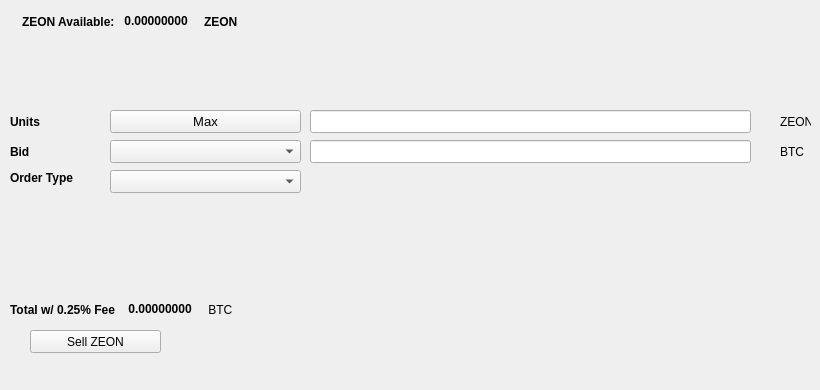
   <widget class="QWidget" name="SellTab">
    <attribute name="title">
     <string>Sell</string>
    </attribute>
    <widget class="QLabel" name="label_16">
     <property name="geometry">
      <rect>
       <x>780</x>
       <y>140</y>
       <width>31</width>
       <height>23</height>
      </rect>
     </property>
     <property name="text">
      <string>BTC</string>
     </property>
    </widget>
    <widget class="QComboBox" name="SellBidcomboBox">
     <property name="geometry">
      <rect>
       <x>110</x>
       <y>140</y>
       <width>191</width>
       <height>23</height>
      </rect>
     </property>
     <property name="font">
      <font>
       <pointsize>10</pointsize>
      </font>
     </property>
    </widget>
    <widget class="QLabel" name="label_18">
     <property name="geometry">
      <rect>
       <x>10</x>
       <y>110</y>
       <width>46</width>
       <height>23</height>
      </rect>
     </property>
     <property name="font">
      <font>
       <weight>75</weight>
       <bold>true</bold>
      </font>
     </property>
     <property name="text">
      <string>Units</string>
     </property>
    </widget>
    <widget class="QPushButton" name="Sell_Max_Amount">
     <property name="geometry">
      <rect>
       <x>110</x>
       <y>110</y>
       <width>191</width>
       <height>23</height>
      </rect>
     </property>
     <property name="font">
      <font>
       <pointsize>10</pointsize>
      </font>
     </property>
     <property name="text">
      <string>Max</string>
     </property>
    </widget>
    <widget class="QLabel" name="label_20">
     <property name="geometry">
      <rect>
       <x>10</x>
       <y>170</y>
       <width>91</width>
       <height>16</height>
      </rect>
     </property>
     <property name="font">
      <font>
       <weight>75</weight>
       <bold>true</bold>
      </font>
     </property>
     <property name="text">
      <string>Order Type</string>
     </property>
    </widget>
    <widget class="QComboBox" name="SellOrdertypeCombo">
     <property name="geometry">
      <rect>
       <x>110</x>
       <y>170</y>
       <width>191</width>
       <height>23</height>
      </rect>
     </property>
     <property name="font">
      <font>
       <pointsize>10</pointsize>
      </font>
     </property>
    </widget>
    <widget class="QLabel" name="label_21">
     <property name="geometry">
      <rect>
       <x>10</x>
       <y>140</y>
       <width>46</width>
       <height>23</height>
      </rect>
     </property>
     <property name="font">
      <font>
       <weight>75</weight>
       <bold>true</bold>
      </font>
     </property>
     <property name="text">
      <string>Bid</string>
     </property>
    </widget>
    <widget class="QLabel" name="label_22">
     <property name="geometry">
      <rect>
       <x>780</x>
       <y>110</y>
       <width>31</width>
       <height>23</height>
      </rect>
     </property>
     <property name="text">
      <string>ZEON</string>
     </property>
    </widget>
    <widget class="QLineEdit" name="UnitsInputZEON">
     <property name="geometry">
      <rect>
       <x>310</x>
       <y>110</y>
       <width>441</width>
       <height>23</height>
      </rect>
     </property>
     <property name="font">
      <font>
       <pointsize>9</pointsize>
       <weight>75</weight>
       <bold>true</bold>
      </font>
     </property>
    </widget>
    <widget class="QLineEdit" name="SellBidPriceEdit">
     <property name="geometry">
      <rect>
       <x>310</x>
       <y>140</y>
       <width>441</width>
       <height>23</height>
      </rect>
     </property>
     <property name="font">
      <font>
       <pointsize>9</pointsize>
       <weight>75</weight>
       <bold>true</bold>
      </font>
     </property>
    </widget>
    <widget class="QPushButton" name="SellZEONBTN">
     <property name="geometry">
      <rect>
       <x>30</x>
       <y>330</y>
       <width>131</width>
       <height>23</height>
      </rect>
     </property>
     <property name="text">
      <string>Sell ZEON</string>
     </property>
     <property name="icon">
      <iconset resource="../zeon">
       <normaloff>:/icons/bitcoin</normaloff>:/icons/bitcoin</iconset>
     </property>
    </widget>
    <widget class="QWidget" name="layoutWidget3">
     <property name="geometry">
      <rect>
       <x>22</x>
       <y>12</y>
       <width>258</width>
       <height>19</height>
      </rect>
     </property>
     <layout class="QHBoxLayout" name="horizontalLayout">
      <item>
       <widget class="QLabel" name="label232_2">
        <property name="font">
         <font>
          <weight>75</weight>
          <bold>true</bold>
         </font>
        </property>
        <property name="text">
         <string>ZEON Available:</string>
        </property>
       </widget>
      </item>
      <item>
       <widget class="QLabel" name="ZEONAvailableLabel">
        <property name="palette">
         <palette>
          <active>
           <colorrole role="WindowText">
            <brush brushstyle="SolidPattern">
             <color alpha="255">
              <red>0</red>
              <green>0</green>
              <blue>0</blue>
             </color>
            </brush>
           </colorrole>
           <colorrole role="Button">
            <brush brushstyle="SolidPattern">
             <color alpha="255">
              <red>0</red>
              <green>170</green>
              <blue>0</blue>
             </color>
            </brush>
           </colorrole>
           <colorrole role="Light">
            <brush brushstyle="SolidPattern">
             <color alpha="255">
              <red>0</red>
              <green>255</green>
              <blue>0</blue>
             </color>
            </brush>
           </colorrole>
           <colorrole role="Midlight">
            <brush brushstyle="SolidPattern">
             <color alpha="255">
              <red>0</red>
              <green>212</green>
              <blue>0</blue>
             </color>
            </brush>
           </colorrole>
           <colorrole role="Dark">
            <brush brushstyle="SolidPattern">
             <color alpha="255">
              <red>0</red>
              <green>85</green>
              <blue>0</blue>
             </color>
            </brush>
           </colorrole>
           <colorrole role="Mid">
            <brush brushstyle="SolidPattern">
             <color alpha="255">
              <red>0</red>
              <green>113</green>
              <blue>0</blue>
             </color>
            </brush>
           </colorrole>
           <colorrole role="Text">
            <brush brushstyle="SolidPattern">
             <color alpha="255">
              <red>0</red>
              <green>170</green>
              <blue>0</blue>
             </color>
            </brush>
           </colorrole>
           <colorrole role="BrightText">
            <brush brushstyle="SolidPattern">
             <color alpha="255">
              <red>255</red>
              <green>255</green>
              <blue>255</blue>
             </color>
            </brush>
           </colorrole>
           <colorrole role="ButtonText">
            <brush brushstyle="SolidPattern">
             <color alpha="255">
              <red>0</red>
              <green>0</green>
              <blue>0</blue>
             </color>
            </brush>
           </colorrole>
           <colorrole role="Base">
            <brush brushstyle="SolidPattern">
             <color alpha="255">
              <red>255</red>
              <green>255</green>
              <blue>255</blue>
             </color>
            </brush>
           </colorrole>
           <colorrole role="Window">
            <brush brushstyle="SolidPattern">
             <color alpha="255">
              <red>0</red>
              <green>170</green>
              <blue>0</blue>
             </color>
            </brush>
           </colorrole>
           <colorrole role="Shadow">
            <brush brushstyle="SolidPattern">
             <color alpha="255">
              <red>0</red>
              <green>0</green>
              <blue>0</blue>
             </color>
            </brush>
           </colorrole>
           <colorrole role="AlternateBase">
            <brush brushstyle="SolidPattern">
             <color alpha="255">
              <red>127</red>
              <green>212</green>
              <blue>127</blue>
             </color>
            </brush>
           </colorrole>
           <colorrole role="ToolTipBase">
            <brush brushstyle="SolidPattern">
             <color alpha="255">
              <red>255</red>
              <green>255</green>
              <blue>220</blue>
             </color>
            </brush>
           </colorrole>
           <colorrole role="ToolTipText">
            <brush brushstyle="SolidPattern">
             <color alpha="255">
              <red>0</red>
              <green>0</green>
              <blue>0</blue>
             </color>
            </brush>
           </colorrole>
          </active>
          <inactive>
           <colorrole role="WindowText">
            <brush brushstyle="SolidPattern">
             <color alpha="255">
              <red>0</red>
              <green>0</green>
              <blue>0</blue>
             </color>
            </brush>
           </colorrole>
           <colorrole role="Button">
            <brush brushstyle="SolidPattern">
             <color alpha="255">
              <red>0</red>
              <green>170</green>
              <blue>0</blue>
             </color>
            </brush>
           </colorrole>
           <colorrole role="Light">
            <brush brushstyle="SolidPattern">
             <color alpha="255">
              <red>0</red>
              <green>255</green>
              <blue>0</blue>
             </color>
            </brush>
           </colorrole>
           <colorrole role="Midlight">
            <brush brushstyle="SolidPattern">
             <color alpha="255">
              <red>0</red>
              <green>212</green>
              <blue>0</blue>
             </color>
            </brush>
           </colorrole>
           <colorrole role="Dark">
            <brush brushstyle="SolidPattern">
             <color alpha="255">
              <red>0</red>
              <green>85</green>
              <blue>0</blue>
             </color>
            </brush>
           </colorrole>
           <colorrole role="Mid">
            <brush brushstyle="SolidPattern">
             <color alpha="255">
              <red>0</red>
              <green>113</green>
              <blue>0</blue>
             </color>
            </brush>
           </colorrole>
           <colorrole role="Text">
            <brush brushstyle="SolidPattern">
             <color alpha="255">
              <red>0</red>
              <green>170</green>
              <blue>0</blue>
             </color>
            </brush>
           </colorrole>
           <colorrole role="BrightText">
            <brush brushstyle="SolidPattern">
             <color alpha="255">
              <red>255</red>
              <green>255</green>
              <blue>255</blue>
             </color>
            </brush>
           </colorrole>
           <colorrole role="ButtonText">
            <brush brushstyle="SolidPattern">
             <color alpha="255">
              <red>0</red>
              <green>0</green>
              <blue>0</blue>
             </color>
            </brush>
           </colorrole>
           <colorrole role="Base">
            <brush brushstyle="SolidPattern">
             <color alpha="255">
              <red>255</red>
              <green>255</green>
              <blue>255</blue>
             </color>
            </brush>
           </colorrole>
           <colorrole role="Window">
            <brush brushstyle="SolidPattern">
             <color alpha="255">
              <red>0</red>
              <green>170</green>
              <blue>0</blue>
             </color>
            </brush>
           </colorrole>
           <colorrole role="Shadow">
            <brush brushstyle="SolidPattern">
             <color alpha="255">
              <red>0</red>
              <green>0</green>
              <blue>0</blue>
             </color>
            </brush>
           </colorrole>
           <colorrole role="AlternateBase">
            <brush brushstyle="SolidPattern">
             <color alpha="255">
              <red>127</red>
              <green>212</green>
              <blue>127</blue>
             </color>
            </brush>
           </colorrole>
           <colorrole role="ToolTipBase">
            <brush brushstyle="SolidPattern">
             <color alpha="255">
              <red>255</red>
              <green>255</green>
              <blue>220</blue>
             </color>
            </brush>
           </colorrole>
           <colorrole role="ToolTipText">
            <brush brushstyle="SolidPattern">
             <color alpha="255">
              <red>0</red>
              <green>0</green>
              <blue>0</blue>
             </color>
            </brush>
           </colorrole>
          </inactive>
          <disabled>
           <colorrole role="WindowText">
            <brush brushstyle="SolidPattern">
             <color alpha="255">
              <red>0</red>
              <green>85</green>
              <blue>0</blue>
             </color>
            </brush>
           </colorrole>
           <colorrole role="Button">
            <brush brushstyle="SolidPattern">
             <color alpha="255">
              <red>0</red>
              <green>170</green>
              <blue>0</blue>
             </color>
            </brush>
           </colorrole>
           <colorrole role="Light">
            <brush brushstyle="SolidPattern">
             <color alpha="255">
              <red>0</red>
              <green>255</green>
              <blue>0</blue>
             </color>
            </brush>
           </colorrole>
           <colorrole role="Midlight">
            <brush brushstyle="SolidPattern">
             <color alpha="255">
              <red>0</red>
              <green>212</green>
              <blue>0</blue>
             </color>
            </brush>
           </colorrole>
           <colorrole role="Dark">
            <brush brushstyle="SolidPattern">
             <color alpha="255">
              <red>0</red>
              <green>85</green>
              <blue>0</blue>
             </color>
            </brush>
           </colorrole>
           <colorrole role="Mid">
            <brush brushstyle="SolidPattern">
             <color alpha="255">
              <red>0</red>
              <green>113</green>
              <blue>0</blue>
             </color>
            </brush>
           </colorrole>
           <colorrole role="Text">
            <brush brushstyle="SolidPattern">
             <color alpha="255">
              <red>0</red>
              <green>85</green>
              <blue>0</blue>
             </color>
            </brush>
           </colorrole>
           <colorrole role="BrightText">
            <brush brushstyle="SolidPattern">
             <color alpha="255">
              <red>255</red>
              <green>255</green>
              <blue>255</blue>
             </color>
            </brush>
           </colorrole>
           <colorrole role="ButtonText">
            <brush brushstyle="SolidPattern">
             <color alpha="255">
              <red>0</red>
              <green>85</green>
              <blue>0</blue>
             </color>
            </brush>
           </colorrole>
           <colorrole role="Base">
            <brush brushstyle="SolidPattern">
             <color alpha="255">
              <red>0</red>
              <green>170</green>
              <blue>0</blue>
             </color>
            </brush>
           </colorrole>
           <colorrole role="Window">
            <brush brushstyle="SolidPattern">
             <color alpha="255">
              <red>0</red>
              <green>170</green>
              <blue>0</blue>
             </color>
            </brush>
           </colorrole>
           <colorrole role="Shadow">
            <brush brushstyle="SolidPattern">
             <color alpha="255">
              <red>0</red>
              <green>0</green>
              <blue>0</blue>
             </color>
            </brush>
           </colorrole>
           <colorrole role="AlternateBase">
            <brush brushstyle="SolidPattern">
             <color alpha="255">
              <red>0</red>
              <green>170</green>
              <blue>0</blue>
             </color>
            </brush>
           </colorrole>
           <colorrole role="ToolTipBase">
            <brush brushstyle="SolidPattern">
             <color alpha="255">
              <red>255</red>
              <green>255</green>
              <blue>220</blue>
             </color>
            </brush>
           </colorrole>
           <colorrole role="ToolTipText">
            <brush brushstyle="SolidPattern">
             <color alpha="255">
              <red>0</red>
              <green>0</green>
              <blue>0</blue>
             </color>
            </brush>
           </colorrole>
          </disabled>
         </palette>
        </property>
        <property name="font">
         <font>
          <weight>75</weight>
          <bold>true</bold>
         </font>
        </property>
        <property name="text">
         <string> 0.00000000 </string>
        </property>
        <property name="textInteractionFlags">
         <set>Qt::LinksAccessibleByMouse|Qt::TextSelectableByKeyboard|Qt::TextSelectableByMouse</set>
        </property>
       </widget>
      </item>
      <item>
       <widget class="QLabel" name="labelZEON">
        <property name="font">
         <font>
          <weight>75</weight>
          <bold>true</bold>
         </font>
        </property>
        <property name="text">
         <string>ZEON</string>
        </property>
       </widget>
      </item>
     </layout>
    </widget>
    <widget class="QWidget" name="layoutWidget">
     <property name="geometry">
      <rect>
       <x>10</x>
       <y>300</y>
       <width>268</width>
       <height>19</height>
      </rect>
     </property>
     <layout class="QHBoxLayout" name="horizontalLayout_2">
      <item>
       <widget class="QLabel" name="label_19">
        <property name="font">
         <font>
          <weight>75</weight>
          <bold>true</bold>
         </font>
        </property>
        <property name="text">
         <string>Total w/ 0.25% Fee </string>
        </property>
       </widget>
      </item>
      <item>
       <widget class="QLabel" name="SellCostLabel">
        <property name="palette">
         <palette>
          <active>
           <colorrole role="WindowText">
            <brush brushstyle="SolidPattern">
             <color alpha="255">
              <red>0</red>
              <green>0</green>
              <blue>0</blue>
             </color>
            </brush>
           </colorrole>
           <colorrole role="Button">
            <brush brushstyle="SolidPattern">
             <color alpha="255">
              <red>0</red>
              <green>170</green>
              <blue>0</blue>
             </color>
            </brush>
           </colorrole>
           <colorrole role="Light">
            <brush brushstyle="SolidPattern">
             <color alpha="255">
              <red>0</red>
              <green>255</green>
              <blue>0</blue>
             </color>
            </brush>
           </colorrole>
           <colorrole role="Midlight">
            <brush brushstyle="SolidPattern">
             <color alpha="255">
              <red>0</red>
              <green>212</green>
              <blue>0</blue>
             </color>
            </brush>
           </colorrole>
           <colorrole role="Dark">
            <brush brushstyle="SolidPattern">
             <color alpha="255">
              <red>0</red>
              <green>85</green>
              <blue>0</blue>
             </color>
            </brush>
           </colorrole>
           <colorrole role="Mid">
            <brush brushstyle="SolidPattern">
             <color alpha="255">
              <red>0</red>
              <green>113</green>
              <blue>0</blue>
             </color>
            </brush>
           </colorrole>
           <colorrole role="Text">
            <brush brushstyle="SolidPattern">
             <color alpha="255">
              <red>0</red>
              <green>170</green>
              <blue>0</blue>
             </color>
            </brush>
           </colorrole>
           <colorrole role="BrightText">
            <brush brushstyle="SolidPattern">
             <color alpha="255">
              <red>255</red>
              <green>255</green>
              <blue>255</blue>
             </color>
            </brush>
           </colorrole>
           <colorrole role="ButtonText">
            <brush brushstyle="SolidPattern">
             <color alpha="255">
              <red>0</red>
              <green>0</green>
              <blue>0</blue>
             </color>
            </brush>
           </colorrole>
           <colorrole role="Base">
            <brush brushstyle="SolidPattern">
             <color alpha="255">
              <red>255</red>
              <green>255</green>
              <blue>255</blue>
             </color>
            </brush>
           </colorrole>
           <colorrole role="Window">
            <brush brushstyle="SolidPattern">
             <color alpha="255">
              <red>0</red>
              <green>170</green>
              <blue>0</blue>
             </color>
            </brush>
           </colorrole>
           <colorrole role="Shadow">
            <brush brushstyle="SolidPattern">
             <color alpha="255">
              <red>0</red>
              <green>0</green>
              <blue>0</blue>
             </color>
            </brush>
           </colorrole>
           <colorrole role="AlternateBase">
            <brush brushstyle="SolidPattern">
             <color alpha="255">
              <red>127</red>
              <green>212</green>
              <blue>127</blue>
             </color>
            </brush>
           </colorrole>
           <colorrole role="ToolTipBase">
            <brush brushstyle="SolidPattern">
             <color alpha="255">
              <red>255</red>
              <green>255</green>
              <blue>220</blue>
             </color>
            </brush>
           </colorrole>
           <colorrole role="ToolTipText">
            <brush brushstyle="SolidPattern">
             <color alpha="255">
              <red>0</red>
              <green>0</green>
              <blue>0</blue>
             </color>
            </brush>
           </colorrole>
          </active>
          <inactive>
           <colorrole role="WindowText">
            <brush brushstyle="SolidPattern">
             <color alpha="255">
              <red>0</red>
              <green>0</green>
              <blue>0</blue>
             </color>
            </brush>
           </colorrole>
           <colorrole role="Button">
            <brush brushstyle="SolidPattern">
             <color alpha="255">
              <red>0</red>
              <green>170</green>
              <blue>0</blue>
             </color>
            </brush>
           </colorrole>
           <colorrole role="Light">
            <brush brushstyle="SolidPattern">
             <color alpha="255">
              <red>0</red>
              <green>255</green>
              <blue>0</blue>
             </color>
            </brush>
           </colorrole>
           <colorrole role="Midlight">
            <brush brushstyle="SolidPattern">
             <color alpha="255">
              <red>0</red>
              <green>212</green>
              <blue>0</blue>
             </color>
            </brush>
           </colorrole>
           <colorrole role="Dark">
            <brush brushstyle="SolidPattern">
             <color alpha="255">
              <red>0</red>
              <green>85</green>
              <blue>0</blue>
             </color>
            </brush>
           </colorrole>
           <colorrole role="Mid">
            <brush brushstyle="SolidPattern">
             <color alpha="255">
              <red>0</red>
              <green>113</green>
              <blue>0</blue>
             </color>
            </brush>
           </colorrole>
           <colorrole role="Text">
            <brush brushstyle="SolidPattern">
             <color alpha="255">
              <red>0</red>
              <green>170</green>
              <blue>0</blue>
             </color>
            </brush>
           </colorrole>
           <colorrole role="BrightText">
            <brush brushstyle="SolidPattern">
             <color alpha="255">
              <red>255</red>
              <green>255</green>
              <blue>255</blue>
             </color>
            </brush>
           </colorrole>
           <colorrole role="ButtonText">
            <brush brushstyle="SolidPattern">
             <color alpha="255">
              <red>0</red>
              <green>0</green>
              <blue>0</blue>
             </color>
            </brush>
           </colorrole>
           <colorrole role="Base">
            <brush brushstyle="SolidPattern">
             <color alpha="255">
              <red>255</red>
              <green>255</green>
              <blue>255</blue>
             </color>
            </brush>
           </colorrole>
           <colorrole role="Window">
            <brush brushstyle="SolidPattern">
             <color alpha="255">
              <red>0</red>
              <green>170</green>
              <blue>0</blue>
             </color>
            </brush>
           </colorrole>
           <colorrole role="Shadow">
            <brush brushstyle="SolidPattern">
             <color alpha="255">
              <red>0</red>
              <green>0</green>
              <blue>0</blue>
             </color>
            </brush>
           </colorrole>
           <colorrole role="AlternateBase">
            <brush brushstyle="SolidPattern">
             <color alpha="255">
              <red>127</red>
              <green>212</green>
              <blue>127</blue>
             </color>
            </brush>
           </colorrole>
           <colorrole role="ToolTipBase">
            <brush brushstyle="SolidPattern">
             <color alpha="255">
              <red>255</red>
              <green>255</green>
              <blue>220</blue>
             </color>
            </brush>
           </colorrole>
           <colorrole role="ToolTipText">
            <brush brushstyle="SolidPattern">
             <color alpha="255">
              <red>0</red>
              <green>0</green>
              <blue>0</blue>
             </color>
            </brush>
           </colorrole>
          </inactive>
          <disabled>
           <colorrole role="WindowText">
            <brush brushstyle="SolidPattern">
             <color alpha="255">
              <red>0</red>
              <green>85</green>
              <blue>0</blue>
             </color>
            </brush>
           </colorrole>
           <colorrole role="Button">
            <brush brushstyle="SolidPattern">
             <color alpha="255">
              <red>0</red>
              <green>170</green>
              <blue>0</blue>
             </color>
            </brush>
           </colorrole>
           <colorrole role="Light">
            <brush brushstyle="SolidPattern">
             <color alpha="255">
              <red>0</red>
              <green>255</green>
              <blue>0</blue>
             </color>
            </brush>
           </colorrole>
           <colorrole role="Midlight">
            <brush brushstyle="SolidPattern">
             <color alpha="255">
              <red>0</red>
              <green>212</green>
              <blue>0</blue>
             </color>
            </brush>
           </colorrole>
           <colorrole role="Dark">
            <brush brushstyle="SolidPattern">
             <color alpha="255">
              <red>0</red>
              <green>85</green>
              <blue>0</blue>
             </color>
            </brush>
           </colorrole>
           <colorrole role="Mid">
            <brush brushstyle="SolidPattern">
             <color alpha="255">
              <red>0</red>
              <green>113</green>
              <blue>0</blue>
             </color>
            </brush>
           </colorrole>
           <colorrole role="Text">
            <brush brushstyle="SolidPattern">
             <color alpha="255">
              <red>0</red>
              <green>85</green>
              <blue>0</blue>
             </color>
            </brush>
           </colorrole>
           <colorrole role="BrightText">
            <brush brushstyle="SolidPattern">
             <color alpha="255">
              <red>255</red>
              <green>255</green>
              <blue>255</blue>
             </color>
            </brush>
           </colorrole>
           <colorrole role="ButtonText">
            <brush brushstyle="SolidPattern">
             <color alpha="255">
              <red>0</red>
              <green>85</green>
              <blue>0</blue>
             </color>
            </brush>
           </colorrole>
           <colorrole role="Base">
            <brush brushstyle="SolidPattern">
             <color alpha="255">
              <red>0</red>
              <green>170</green>
              <blue>0</blue>
             </color>
            </brush>
           </colorrole>
           <colorrole role="Window">
            <brush brushstyle="SolidPattern">
             <color alpha="255">
              <red>0</red>
              <green>170</green>
              <blue>0</blue>
             </color>
            </brush>
           </colorrole>
           <colorrole role="Shadow">
            <brush brushstyle="SolidPattern">
             <color alpha="255">
              <red>0</red>
              <green>0</green>
              <blue>0</blue>
             </color>
            </brush>
           </colorrole>
           <colorrole role="AlternateBase">
            <brush brushstyle="SolidPattern">
             <color alpha="255">
              <red>0</red>
              <green>170</green>
              <blue>0</blue>
             </color>
            </brush>
           </colorrole>
           <colorrole role="ToolTipBase">
            <brush brushstyle="SolidPattern">
             <color alpha="255">
              <red>255</red>
              <green>255</green>
              <blue>220</blue>
             </color>
            </brush>
           </colorrole>
           <colorrole role="ToolTipText">
            <brush brushstyle="SolidPattern">
             <color alpha="255">
              <red>0</red>
              <green>0</green>
              <blue>0</blue>
             </color>
            </brush>
           </colorrole>
          </disabled>
         </palette>
        </property>
        <property name="font">
         <font>
          <weight>75</weight>
          <bold>true</bold>
         </font>
        </property>
        <property name="autoFillBackground">
         <bool>false</bool>
        </property>
        <property name="text">
         <string> 0.00000000</string>
        </property>
        <property name="textInteractionFlags">
         <set>Qt::LinksAccessibleByMouse|Qt::TextSelectableByMouse</set>
        </property>
       </widget>
      </item>
      <item>
       <widget class="QLabel" name="label_17">
        <property name="font">
         <font>
          <weight>50</weight>
          <bold>false</bold>
         </font>
        </property>
        <property name="text">
         <string> BTC</string>
        </property>
       </widget>
      </item>
     </layout>
    </widget>
    <widget class="QLabel" name="label_23">
     <property name="geometry">
      <rect>
       <x>460</x>
       <y>300</y>
       <width>281</width>
       <height>81</height>
      </rect>
     </property>
     <property name="text">
      <string/>
     </property>
     <property name="pixmap">
      <pixmap>:/images/bittrex</pixmap>
     </property>
    </widget>
   </widget>
